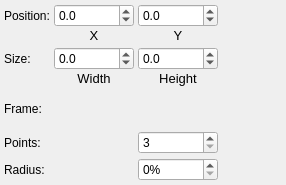
<?xml version="1.0" encoding="UTF-8"?>
<ui version="4.0">
 <class>ip_geometry</class>
 <widget class="QWidget" name="ip_geometry">
  <property name="geometry">
   <rect>
    <x>0</x>
    <y>0</y>
    <width>286</width>
    <height>185</height>
   </rect>
  </property>
  <property name="sizePolicy">
   <sizepolicy hsizetype="MinimumExpanding" vsizetype="Preferred">
    <horstretch>0</horstretch>
    <verstretch>0</verstretch>
   </sizepolicy>
  </property>
  <property name="windowTitle">
   <string>Form</string>
  </property>
  <layout class="QGridLayout" name="gridLayout">
   <property name="leftMargin">
    <number>4</number>
   </property>
   <property name="topMargin">
    <number>4</number>
   </property>
   <property name="rightMargin">
    <number>4</number>
   </property>
   <property name="bottomMargin">
    <number>4</number>
   </property>
   <property name="spacing">
    <number>4</number>
   </property>
   <item row="0" column="2">
    <layout class="QVBoxLayout" name="verticalLayout_2">
     <property name="spacing">
      <number>1</number>
     </property>
     <item>
      <widget class="IntelligentSpinBox" name="spinboxYPos">
       <property name="sizePolicy">
        <sizepolicy hsizetype="Fixed" vsizetype="Fixed">
         <horstretch>0</horstretch>
         <verstretch>0</verstretch>
        </sizepolicy>
       </property>
       <property name="maximumSize">
        <size>
         <width>80</width>
         <height>16777215</height>
        </size>
       </property>
       <property name="wrapping">
        <bool>false</bool>
       </property>
       <property name="buttonSymbols">
        <enum>QAbstractSpinBox::UpDownArrows</enum>
       </property>
       <property name="decimals">
        <number>1</number>
       </property>
       <property name="minimum">
        <double>-999999.000000000000000</double>
       </property>
       <property name="maximum">
        <double>999999.000000000000000</double>
       </property>
      </widget>
     </item>
     <item>
      <widget class="QLabel" name="label_2">
       <property name="font">
        <font>
         <pointsize>10</pointsize>
        </font>
       </property>
       <property name="text">
        <string>Y</string>
       </property>
       <property name="alignment">
        <set>Qt::AlignHCenter|Qt::AlignTop</set>
       </property>
      </widget>
     </item>
    </layout>
   </item>
   <item row="2" column="2">
    <layout class="QVBoxLayout" name="verticalLayout_3">
     <property name="spacing">
      <number>1</number>
     </property>
     <item>
      <widget class="IntelligentSpinBox" name="spinboxHeight">
       <property name="sizePolicy">
        <sizepolicy hsizetype="Fixed" vsizetype="Fixed">
         <horstretch>0</horstretch>
         <verstretch>0</verstretch>
        </sizepolicy>
       </property>
       <property name="maximumSize">
        <size>
         <width>80</width>
         <height>16777215</height>
        </size>
       </property>
       <property name="wrapping">
        <bool>false</bool>
       </property>
       <property name="buttonSymbols">
        <enum>QAbstractSpinBox::UpDownArrows</enum>
       </property>
       <property name="decimals">
        <number>1</number>
       </property>
       <property name="minimum">
        <double>-999999.000000000000000</double>
       </property>
       <property name="maximum">
        <double>999999.000000000000000</double>
       </property>
      </widget>
     </item>
     <item>
      <widget class="QLabel" name="label_3">
       <property name="font">
        <font>
         <pointsize>10</pointsize>
        </font>
       </property>
       <property name="text">
        <string>Height</string>
       </property>
       <property name="alignment">
        <set>Qt::AlignHCenter|Qt::AlignTop</set>
       </property>
      </widget>
     </item>
    </layout>
   </item>
   <item row="5" column="2">
    <widget class="QSpinBox" name="spinBoxPolygonRadius">
     <property name="suffix">
      <string>%</string>
     </property>
     <property name="maximum">
      <number>100</number>
     </property>
    </widget>
   </item>
   <item row="4" column="0">
    <widget class="QLabel" name="lbl_polygonPoints">
     <property name="text">
      <string>Points:</string>
     </property>
    </widget>
   </item>
   <item row="4" column="2">
    <widget class="QSpinBox" name="spinBoxPolygonPoints">
     <property name="minimum">
      <number>3</number>
     </property>
     <property name="maximum">
      <number>50</number>
     </property>
    </widget>
   </item>
   <item row="5" column="0">
    <widget class="QLabel" name="lbl_polygonRadius">
     <property name="text">
      <string>Radius:</string>
     </property>
    </widget>
   </item>
   <item row="2" column="3">
    <spacer name="horizontalSpacer">
     <property name="orientation">
      <enum>Qt::Horizontal</enum>
     </property>
     <property name="sizeHint" stdset="0">
      <size>
       <width>40</width>
       <height>20</height>
      </size>
     </property>
    </spacer>
   </item>
   <item row="0" column="3">
    <spacer name="horizontalSpacer_2">
     <property name="orientation">
      <enum>Qt::Horizontal</enum>
     </property>
     <property name="sizeHint" stdset="0">
      <size>
       <width>40</width>
       <height>20</height>
      </size>
     </property>
    </spacer>
   </item>
   <item row="2" column="1">
    <layout class="QVBoxLayout" name="verticalLayout_4">
     <property name="spacing">
      <number>1</number>
     </property>
     <item>
      <widget class="IntelligentSpinBox" name="spinboxWidth">
       <property name="sizePolicy">
        <sizepolicy hsizetype="Fixed" vsizetype="Fixed">
         <horstretch>0</horstretch>
         <verstretch>0</verstretch>
        </sizepolicy>
       </property>
       <property name="maximumSize">
        <size>
         <width>80</width>
         <height>16777215</height>
        </size>
       </property>
       <property name="buttonSymbols">
        <enum>QAbstractSpinBox::UpDownArrows</enum>
       </property>
       <property name="decimals">
        <number>1</number>
       </property>
       <property name="minimum">
        <double>-999999.000000000000000</double>
       </property>
       <property name="maximum">
        <double>999999.000000000000000</double>
       </property>
      </widget>
     </item>
     <item>
      <widget class="QLabel" name="label_4">
       <property name="font">
        <font>
         <pointsize>10</pointsize>
        </font>
       </property>
       <property name="text">
        <string>Width</string>
       </property>
       <property name="alignment">
        <set>Qt::AlignHCenter|Qt::AlignTop</set>
       </property>
      </widget>
     </item>
    </layout>
   </item>
   <item row="3" column="1" colspan="2">
    <layout class="QHBoxLayout" name="frameLayout"/>
   </item>
   <item row="0" column="1">
    <layout class="QVBoxLayout" name="verticalLayout">
     <property name="spacing">
      <number>1</number>
     </property>
     <item>
      <widget class="IntelligentSpinBox" name="spinboxXPos">
       <property name="sizePolicy">
        <sizepolicy hsizetype="Fixed" vsizetype="Fixed">
         <horstretch>0</horstretch>
         <verstretch>0</verstretch>
        </sizepolicy>
       </property>
       <property name="maximumSize">
        <size>
         <width>80</width>
         <height>16777215</height>
        </size>
       </property>
       <property name="wrapping">
        <bool>false</bool>
       </property>
       <property name="buttonSymbols">
        <enum>QAbstractSpinBox::UpDownArrows</enum>
       </property>
       <property name="decimals">
        <number>1</number>
       </property>
       <property name="minimum">
        <double>-999999.000000000000000</double>
       </property>
       <property name="maximum">
        <double>999999.000000000000000</double>
       </property>
      </widget>
     </item>
     <item>
      <widget class="QLabel" name="label">
       <property name="font">
        <font>
         <pointsize>10</pointsize>
        </font>
       </property>
       <property name="text">
        <string>X</string>
       </property>
       <property name="alignment">
        <set>Qt::AlignHCenter|Qt::AlignTop</set>
       </property>
      </widget>
     </item>
    </layout>
   </item>
   <item row="3" column="0">
    <layout class="QVBoxLayout" name="verticalLayout_7">
     <property name="spacing">
      <number>1</number>
     </property>
     <item>
      <widget class="QLabel" name="label_7">
       <property name="text">
        <string>Frame:</string>
       </property>
      </widget>
     </item>
    </layout>
   </item>
   <item row="2" column="0">
    <layout class="QVBoxLayout" name="verticalLayout_6">
     <property name="spacing">
      <number>1</number>
     </property>
     <item>
      <widget class="QLabel" name="label_6">
       <property name="text">
        <string>Size:</string>
       </property>
      </widget>
     </item>
     <item>
      <spacer name="verticalSpacer_3">
       <property name="orientation">
        <enum>Qt::Vertical</enum>
       </property>
       <property name="sizeType">
        <enum>QSizePolicy::Fixed</enum>
       </property>
       <property name="sizeHint" stdset="0">
        <size>
         <width>0</width>
         <height>15</height>
        </size>
       </property>
      </spacer>
     </item>
    </layout>
   </item>
   <item row="0" column="0">
    <layout class="QVBoxLayout" name="verticalLayout_5">
     <property name="spacing">
      <number>1</number>
     </property>
     <item>
      <widget class="QLabel" name="label_5">
       <property name="text">
        <string>Position:</string>
       </property>
      </widget>
     </item>
     <item>
      <spacer name="verticalSpacer_2">
       <property name="orientation">
        <enum>Qt::Vertical</enum>
       </property>
       <property name="sizeType">
        <enum>QSizePolicy::Fixed</enum>
       </property>
       <property name="sizeHint" stdset="0">
        <size>
         <width>0</width>
         <height>15</height>
        </size>
       </property>
      </spacer>
     </item>
    </layout>
   </item>
  </layout>
 </widget>
 <customwidgets>
  <customwidget>
   <class>IntelligentSpinBox</class>
   <extends>QDoubleSpinBox</extends>
   <header>src/gui/widgets/intelligentspinbox.h</header>
  </customwidget>
 </customwidgets>
 <resources/>
 <connections/>
</ui>
